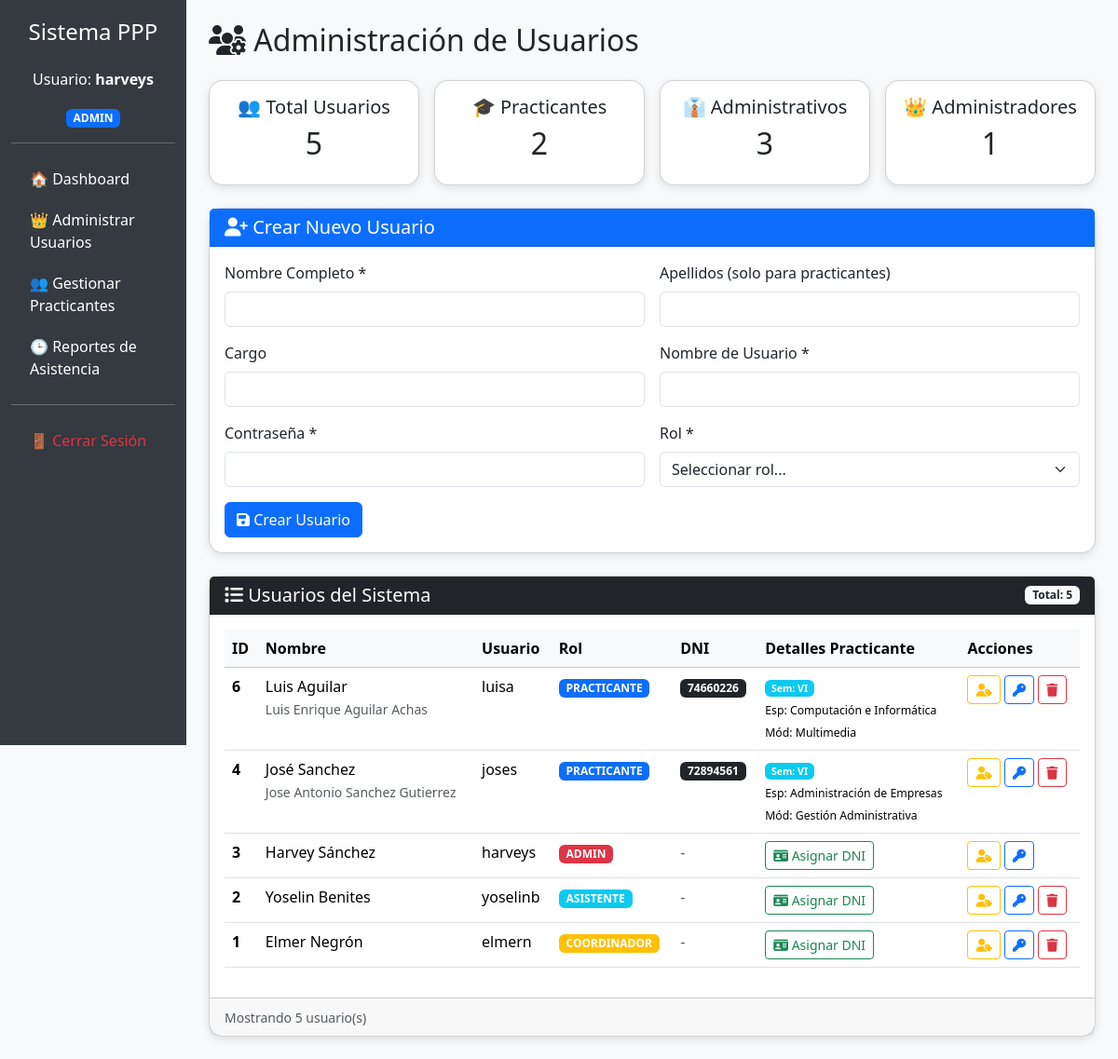
The page /admin_usuarios.php (signed in) on the database its author committed.
### tables this page shows
CREATE TABLE `usuarios` (
  `id_usuario` int(11) NOT NULL,
  `dni_practicante` int(8) DEFAULT NULL,
  `nombre` varchar(255) NOT NULL,
  `cargo` varchar(255) DEFAULT NULL,
  `usuario` varchar(100) NOT NULL,
  `clave` varchar(255) NOT NULL,
  `rol` enum('PRACTICANTE','ASISTENTE','COORDINADOR','ADMIN') DEFAULT 'PRACTICANTE'
);

CREATE TABLE `practicantes` (
  `dni` int(11) NOT NULL,
  `nombres` varchar(255) NOT NULL,
  `apellidos` varchar(255) NOT NULL,
  `semestre` varchar(255) NOT NULL,
  `id_especialidades` int(11) DEFAULT NULL,
  `id_modulos` int(11) DEFAULT NULL,
  `id_turnos` int(11) DEFAULT NULL,
  `id_usuario` int(11) DEFAULT NULL,
  `foto` varchar(255) NOT NULL
);

CREATE TABLE `especialidades` (
  `id_especialidades` int(11) NOT NULL,
  `nm_especialidades` varchar(255) NOT NULL
);

CREATE TABLE `modulos` (
  `id_modulos` int(11) NOT NULL,
  `id_especialidad` int(11) NOT NULL,
  `nm_modulos` varchar(255) NOT NULL,
  `horas_requeridas` int(11) DEFAULT 0
);

### includes/header.php (called while the page is built, shortened)
<?php
$id_usuario = $_SESSION['id_usuario'] ?? null;
?>

### admin_usuarios.php (the view, shortened to what this page needs)
<?php
include('includes/header.php');
$usuarios = $conn->query("
    SELECT u.*, p.nombres as p_nombres, p.apellidos as p_apellidos, p.semestre,
           p.id_especialidades, p.id_modulos, p.id_turnos
    FROM usuarios u
    LEFT JOIN practicantes p ON u.dni_practicante = p.dni
    ORDER BY u.id_usuario DESC
");
?>
<!DOCTYPE html>
<html lang="es">
<head>
    <link href="https://cdn.jsdelivr.net/npm/bootstrap@5.3.2/dist/css/bootstrap.min.css" rel="stylesheet">
    <link rel="stylesheet" href="https://cdnjs.cloudflare.com/ajax/libs/font-awesome/6.4.0/css/all.min.css">
</head>
<body>
<div class="container-fluid">
    <div class="row">
        <?php include('includes/sidebar.php'); ?>
        <div class="col-md-9 col-lg-10 p-4">
            <h2 class="mb-4"><i class="fas fa-users-cog"></i> Administración de Usuarios</h2>
            <div class="row g-3 mb-4">
                <div class="col-md-3">
                    <div class="card p-3 text-center">
                        <h5>👥 Total Usuarios</h5>
                        <?php
                            $q = $conn->query("SELECT COUNT(*) AS total FROM usuarios");
                            $row = $q->fetch_assoc();
                        ?>
                        <h2><?= $row['total'] ?></h2>
                    </div>
                </div>
                <div class="col-md-3">
                    <div class="card p-3 text-center">
                        <h5>🎓 Practicantes</h5>
                        <?php
                            $q = $conn->query("SELECT COUNT(*) AS total FROM usuarios WHERE rol = 'PRACTICANTE'");
                            $row = $q->fetch_assoc();
                        ?>
                        <h2><?= $row['total'] ?></h2>
                    </div>
                </div>
                <div class="col-md-3">
                    <div class="card p-3 text-center">
                        <h5>👔 Administrativos</h5>
                        <?php
                            $q = $conn->query("SELECT COUNT(*) AS total FROM usuarios WHERE rol IN ('ADMIN', 'COORDINADOR', 'ASISTENTE')");
                            $row = $q->fetch_assoc();
                        ?>
                        <h2><?= $row['total'] ?></h2>
                    </div>
                </div>
                <div class="col-md-3">
                    <div class="card p-3 text-center">
                        <h5>👑 Administradores</h5>
                        <?php
                            $q = $conn->query("SELECT COUNT(*) AS total FROM usuarios WHERE rol = 'ADMIN'");
                            $row = $q->fetch_assoc();
                        ?>
                        <h2><?= $row['total'] ?></h2>
                    </div>
                </div>
            </div>
            <div class="card mb-4">
                <div class="card-header bg-primary text-white">
                    <h5 class="mb-0"><i class="fas fa-user-plus"></i> Crear Nuevo Usuario</h5>
                </div>
                <div class="card-body">
                    <form method="POST" id="formCrearUsuario">
                        <div class="row g-3">
                            <div class="col-md-6">
                                <label class="form-label">Nombre Completo *</label>
                                <input type="text" class="form-control" name="nombre" required>
                            </div>
                            <div class="col-md-6">
                                <label class="form-label">Apellidos (solo para practicantes)</label>
                                <input type="text" class="form-control" name="apellidos">
                            </div>
                            <div class="col-md-6">
                                <label class="form-label">Cargo</label>
                                <input type="text" class="form-control" name="cargo">
                            </div>
                            <div class="col-md-6">
                                <label class="form-label">Nombre de Usuario *</label>
                                <input type="text" class="form-control" name="usuario" required>
                            </div>
                            <div class="col-md-6">
                                <label class="form-label">Contraseña *</label>
                                <input type="password" class="form-control" name="clave" required>
                            </div>
                            <div class="col-md-6">
                                <label class="form-label">Rol *</label>
                                <select class="form-select" name="rol" id="selectRol" required>
                                    <option value="">Seleccionar rol...</option>
                                </select>
                            </div>
                            <div class="col-12 mt-3">
                                <button type="submit" name="crear_usuario" class="btn btn-primary">
                                    <i class="fas fa-save"></i> Crear Usuario
                                </button>
                            </div>
                        </div>
                    </form>
                </div>
            </div>
            <div class="card">
                <div class="card-header bg-dark text-white d-flex justify-content-between align-items-center">
                    <h5 class="mb-0"><i class="fas fa-list"></i> Usuarios del Sistema</h5>
                    <span class="badge bg-light text-dark">Total: <?= $usuarios->num_rows ?></span>
                </div>
                <div class="card-body">
                    <div class="table-responsive">
                        <table class="table table-hover">
                            <thead class="table-light">
                                <tr>
                                    <th>ID</th>
                                    <th>Nombre</th>
                                    <th>Usuario</th>
                                    <th>Rol</th>
                                    <th>DNI</th>
                                    <th>Detalles Practicante</th>
                                    <th>Acciones</th>
                                </tr>
                            </thead>
                            <tbody>
                                <?php
                                $counter = 0;
                                while ($user = $usuarios->fetch_assoc()):
                                    $counter++;
                                ?>
                                <tr class="<?= $user['rol'] == 'PRACTICANTE' ? 'practicante-row' : '' ?>">
                                    <td><strong><?= $user['id_usuario'] ?></strong></td>
                                    <td>
                                        <?= htmlspecialchars($user['nombre']) ?>
                                        <?php if ($user['p_nombres']): ?>
                                            <br><small class="text-muted"><?= $user['p_nombres'] ?> <?= $user['p_apellidos'] ?></small>
                                        <?php endif; ?>
                                    </td>
                                    <td><?= htmlspecialchars($user['usuario']) ?></td>
                                    <td>
                                        <span class="badge bg-<?=
                                            $user['rol'] == 'ADMIN' ? 'danger' :
                                            ($user['rol'] == 'COORDINADOR' ? 'warning' :
                                            ($user['rol'] == 'ASISTENTE' ? 'info' : 'primary'))
                                        ?>">
                                            <?= $user['rol'] ?>
                                        </span>
                                    </td>
                                    <td>
                                        <?php if ($user['dni_practicante']): ?>
                                            <span class="badge bg-dark"><?= $user['dni_practicante'] ?></span>
                                        <?php else: ?>
                                            <span class="text-muted">-</span>
                                        <?php endif; ?>
                                    </td>
                                    <td>
                                        <?php if ($user['dni_practicante']): ?>
                                            <small>
                                                <span class="badge bg-info">Sem: <?= $user['semestre'] ?></span><br>
                                                <?php
                                                    if ($user['id_especialidades']) {
                                                        $esp = $conn->query("SELECT nm_especialidades FROM especialidades WHERE id_especialidades = " . $user['id_especialidades'])->fetch_assoc();
                                                        echo "<small>Esp: " . $esp['nm_especialidades'] . "</small><br>";
                                                    }
                                                    if ($user['id_modulos']) {
                                                        $mod = $conn->query("SELECT nm_modulos FROM modulos WHERE id_modulos = " . $user['id_modulos'])->fetch_assoc();
                                                        echo "<small>Mód: " . $mod['nm_modulos'] . "</small>";
                                                    }
                                                ?>
                                            </small>
                                        <?php else: ?>
                                            <?php if ($user['rol'] != 'PRACTICANTE'): ?>
                                                <button type="button" class="btn btn-sm btn-outline-success"
                                                        data-bs-toggle="modal" data-bs-target="#modalAsignarDNI<?= $user['id_usuario'] ?>">
                                                    <i class="fas fa-id-card"></i> Asignar DNI
                                                </button>
                                            <?php else: ?>
                                                <span class="badge bg-warning text-dark">Sin DNI asignado</span>
                                            <?php endif; ?>
                                        <?php endif; ?>
                                    </td>
                                    <td>
                                        <button type="button" class="btn btn-sm btn-outline-warning"
                                                data-bs-toggle="modal" data-bs-target="#modalEditarRol<?= $user['id_usuario'] ?>">
                                            <i class="fas fa-user-tag"></i>
                                        </button>
                                        <button type="button" class="btn btn-sm btn-outline-primary"
                                                data-bs-toggle="modal" data-bs-target="#modalEditarPass<?= $user['id_usuario'] ?>">
                                            <i class="fas fa-key"></i>
                                        </button>
                                        <?php if ($user['id_usuario'] != $id_usuario): ?>
                                        <button type="button" class="btn btn-sm btn-outline-danger"
                                                data-bs-toggle="modal" data-bs-target="#modalEliminar<?= $user['id_usuario'] ?>">
                                            <i class="fas fa-trash"></i>
                                        </button>
                                        <?php endif; ?>
                                    </td>
                                </tr>
                                <?php endwhile; ?>
                            </tbody>
                        </table>
                    </div>
                </div>
                <div class="card-footer text-muted">
                    <small>Mostrando <?= $counter ?> usuario(s)</small>
                </div>
            </div>
        </div>
    </div>
</div>
</body>
</html>

### admin_usuarios.php (style rules this page uses)
body { background-color: #f8f9fa; }
.card { border-radius: 15px; box-shadow: 0 3px 10px rgba(0,0,0,0.1); }
.practicante-row { background-color: #f0f8ff !important; }

### rows shown on the page
usuarios: id_usuario "6", nombre "Luis Aguilar", dni_practicante.nombres "Luis Enrique", dni_practicante.apellidos "Aguilar Achas", usuario "luisa", rol "PRACTICANTE", dni_practicante "74660226", dni_practicante.semestre "VI", especialidades.nm_especialidades "Computación e Informática", modulos.nm_modulos "Multimedia"
usuarios: id_usuario "4", nombre "José Sanchez", dni_practicante.nombres "Jose Antonio", dni_practicante.apellidos "Sanchez Gutierrez", usuario "joses", rol "PRACTICANTE", dni_practicante "72894561", dni_practicante.semestre "VI", especialidades.nm_especialidades "Administración de Empresas", modulos.nm_modulos "Gestión Administrativa"
usuarios: id_usuario "3", nombre "Harvey Sánchez", usuario "harveys", rol "ADMIN"
usuarios: id_usuario "2", nombre "Yoselin Benites", usuario "yoselinb", rol "ASISTENTE"
usuarios: id_usuario "1", nombre "Elmer Negrón", usuario "elmern", rol "COORDINADOR"

### other values the page prints
$usuario "harveys"
$rol "ADMIN"
$row['total'] "5"
$row['total'] "2"
$row['total'] "3"
$row['total'] "1"
$usuarios->num_rows "5"
$counter "5"
